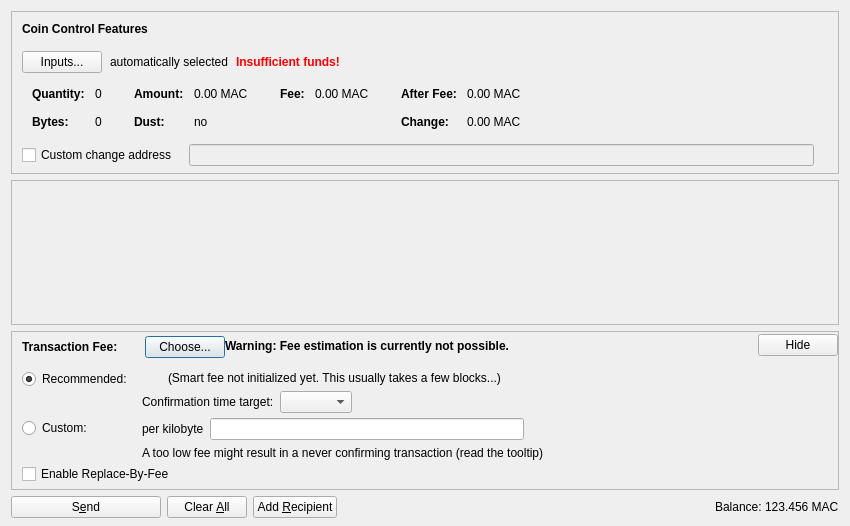
<?xml version="1.0" encoding="UTF-8"?>
<ui version="4.0">
 <class>SendCoinsDialog</class>
 <widget class="QDialog" name="SendCoinsDialog">
  <property name="geometry">
   <rect>
    <x>0</x>
    <y>0</y>
    <width>850</width>
    <height>526</height>
   </rect>
  </property>
  <property name="windowTitle">
   <string>Send Coins</string>
  </property>
  <layout class="QVBoxLayout" name="verticalLayout" stretch="0,1,0,0">
   <property name="bottomMargin">
    <number>8</number>
   </property>
   <item>
    <widget class="QFrame" name="frameCoinControl">
     <property name="sizePolicy">
      <sizepolicy hsizetype="Expanding" vsizetype="Expanding">
       <horstretch>0</horstretch>
       <verstretch>0</verstretch>
      </sizepolicy>
     </property>
     <property name="maximumSize">
      <size>
       <width>16777215</width>
       <height>16777215</height>
      </size>
     </property>
     <property name="frameShape">
      <enum>QFrame::StyledPanel</enum>
     </property>
     <property name="frameShadow">
      <enum>QFrame::Sunken</enum>
     </property>
     <layout class="QVBoxLayout" name="verticalLayoutCoinControl2">
      <property name="spacing">
       <number>0</number>
      </property>
      <property name="leftMargin">
       <number>0</number>
      </property>
      <property name="topMargin">
       <number>0</number>
      </property>
      <property name="rightMargin">
       <number>0</number>
      </property>
      <property name="bottomMargin">
       <number>6</number>
      </property>
      <item>
       <layout class="QVBoxLayout" name="verticalLayoutCoinControl" stretch="0,0,0,0,1">
        <property name="spacing">
         <number>0</number>
        </property>
        <property name="leftMargin">
         <number>10</number>
        </property>
        <property name="topMargin">
         <number>10</number>
        </property>
        <item>
         <layout class="QHBoxLayout" name="horizontalLayoutCoinControl1">
          <property name="bottomMargin">
           <number>15</number>
          </property>
          <item>
           <widget class="QLabel" name="labelCoinControlFeatures">
            <property name="sizePolicy">
             <sizepolicy hsizetype="Preferred" vsizetype="Maximum">
              <horstretch>0</horstretch>
              <verstretch>0</verstretch>
             </sizepolicy>
            </property>
            <property name="font">
             <font>
              <weight>75</weight>
              <bold>true</bold>
             </font>
            </property>
            <property name="styleSheet">
             <string notr="true">font-weight:bold;</string>
            </property>
            <property name="text">
             <string>Coin Control Features</string>
            </property>
           </widget>
          </item>
         </layout>
        </item>
        <item>
         <layout class="QHBoxLayout" name="horizontalLayoutCoinControl2" stretch="0,0,0,0">
          <property name="spacing">
           <number>8</number>
          </property>
          <property name="bottomMargin">
           <number>10</number>
          </property>
          <item>
           <widget class="QPushButton" name="pushButtonCoinControl">
            <property name="styleSheet">
             <string notr="true"/>
            </property>
            <property name="text">
             <string>Inputs...</string>
            </property>
            <property name="autoDefault">
             <bool>false</bool>
            </property>
           </widget>
          </item>
          <item>
           <widget class="QLabel" name="labelCoinControlAutomaticallySelected">
            <property name="text">
             <string>automatically selected</string>
            </property>
            <property name="margin">
             <number>5</number>
            </property>
           </widget>
          </item>
          <item>
           <widget class="QLabel" name="labelCoinControlInsuffFunds">
            <property name="font">
             <font>
              <weight>75</weight>
              <bold>true</bold>
             </font>
            </property>
            <property name="styleSheet">
             <string notr="true">color:red;font-weight:bold;</string>
            </property>
            <property name="text">
             <string>Insufficient funds!</string>
            </property>
            <property name="margin">
             <number>5</number>
            </property>
           </widget>
          </item>
          <item>
           <spacer name="horizontalSpacerCoinControl">
            <property name="orientation">
             <enum>Qt::Horizontal</enum>
            </property>
            <property name="sizeHint" stdset="0">
             <size>
              <width>40</width>
              <height>1</height>
             </size>
            </property>
           </spacer>
          </item>
         </layout>
        </item>
        <item>
         <widget class="QWidget" name="widgetCoinControl" native="true">
          <property name="sizePolicy">
           <sizepolicy hsizetype="Preferred" vsizetype="Preferred">
            <horstretch>0</horstretch>
            <verstretch>0</verstretch>
           </sizepolicy>
          </property>
          <property name="minimumSize">
           <size>
            <width>0</width>
            <height>0</height>
           </size>
          </property>
          <property name="styleSheet">
           <string notr="true"/>
          </property>
          <layout class="QHBoxLayout" name="horizontalLayoutCoinControl5">
           <property name="leftMargin">
            <number>0</number>
           </property>
           <property name="topMargin">
            <number>0</number>
           </property>
           <property name="rightMargin">
            <number>0</number>
           </property>
           <property name="bottomMargin">
            <number>0</number>
           </property>
           <item>
            <layout class="QHBoxLayout" name="horizontalLayoutCoinControl3" stretch="0,0,0,1">
             <property name="spacing">
              <number>20</number>
             </property>
             <property name="topMargin">
              <number>0</number>
             </property>
             <property name="bottomMargin">
              <number>10</number>
             </property>
             <item>
              <layout class="QFormLayout" name="formLayoutCoinControl1">
               <property name="horizontalSpacing">
                <number>10</number>
               </property>
               <property name="verticalSpacing">
                <number>14</number>
               </property>
               <property name="leftMargin">
                <number>10</number>
               </property>
               <property name="topMargin">
                <number>4</number>
               </property>
               <property name="rightMargin">
                <number>6</number>
               </property>
               <item row="0" column="0">
                <widget class="QLabel" name="labelCoinControlQuantityText">
                 <property name="font">
                  <font>
                   <weight>75</weight>
                   <bold>true</bold>
                  </font>
                 </property>
                 <property name="text">
                  <string>Quantity:</string>
                 </property>
                 <property name="margin">
                  <number>0</number>
                 </property>
                </widget>
               </item>
               <item row="0" column="1">
                <widget class="QLabel" name="labelCoinControlQuantity">
                 <property name="cursor">
                  <cursorShape>IBeamCursor</cursorShape>
                 </property>
                 <property name="contextMenuPolicy">
                  <enum>Qt::ActionsContextMenu</enum>
                 </property>
                 <property name="text">
                  <string notr="true">0</string>
                 </property>
                 <property name="margin">
                  <number>0</number>
                 </property>
                 <property name="textInteractionFlags">
                  <set>Qt::LinksAccessibleByMouse|Qt::TextSelectableByKeyboard|Qt::TextSelectableByMouse</set>
                 </property>
                </widget>
               </item>
               <item row="1" column="0">
                <widget class="QLabel" name="labelCoinControlBytesText">
                 <property name="font">
                  <font>
                   <weight>75</weight>
                   <bold>true</bold>
                  </font>
                 </property>
                 <property name="text">
                  <string>Bytes:</string>
                 </property>
                </widget>
               </item>
               <item row="1" column="1">
                <widget class="QLabel" name="labelCoinControlBytes">
                 <property name="cursor">
                  <cursorShape>IBeamCursor</cursorShape>
                 </property>
                 <property name="contextMenuPolicy">
                  <enum>Qt::ActionsContextMenu</enum>
                 </property>
                 <property name="text">
                  <string notr="true">0</string>
                 </property>
                 <property name="textInteractionFlags">
                  <set>Qt::LinksAccessibleByMouse|Qt::TextSelectableByKeyboard|Qt::TextSelectableByMouse</set>
                 </property>
                </widget>
               </item>
              </layout>
             </item>
             <item>
              <layout class="QFormLayout" name="formLayoutCoinControl2">
               <property name="horizontalSpacing">
                <number>10</number>
               </property>
               <property name="verticalSpacing">
                <number>14</number>
               </property>
               <property name="leftMargin">
                <number>6</number>
               </property>
               <property name="topMargin">
                <number>4</number>
               </property>
               <property name="rightMargin">
                <number>6</number>
               </property>
               <item row="0" column="0">
                <widget class="QLabel" name="labelCoinControlAmountText">
                 <property name="font">
                  <font>
                   <weight>75</weight>
                   <bold>true</bold>
                  </font>
                 </property>
                 <property name="text">
                  <string>Amount:</string>
                 </property>
                 <property name="margin">
                  <number>0</number>
                 </property>
                </widget>
               </item>
               <item row="0" column="1">
                <widget class="QLabel" name="labelCoinControlAmount">
                 <property name="cursor">
                  <cursorShape>IBeamCursor</cursorShape>
                 </property>
                 <property name="contextMenuPolicy">
                  <enum>Qt::ActionsContextMenu</enum>
                 </property>
                 <property name="text">
                  <string notr="true">0.00 MAC</string>
                 </property>
                 <property name="textInteractionFlags">
                  <set>Qt::LinksAccessibleByMouse|Qt::TextSelectableByKeyboard|Qt::TextSelectableByMouse</set>
                 </property>
                </widget>
               </item>
               <item row="1" column="0">
                <widget class="QLabel" name="labelCoinControlLowOutputText">
                 <property name="font">
                  <font>
                   <weight>75</weight>
                   <bold>true</bold>
                  </font>
                 </property>
                 <property name="text">
                  <string>Dust:</string>
                 </property>
                </widget>
               </item>
               <item row="1" column="1">
                <widget class="QLabel" name="labelCoinControlLowOutput">
                 <property name="cursor">
                  <cursorShape>IBeamCursor</cursorShape>
                 </property>
                 <property name="contextMenuPolicy">
                  <enum>Qt::ActionsContextMenu</enum>
                 </property>
                 <property name="text">
                  <string notr="true">no</string>
                 </property>
                 <property name="textInteractionFlags">
                  <set>Qt::LinksAccessibleByMouse|Qt::TextSelectableByKeyboard|Qt::TextSelectableByMouse</set>
                 </property>
                </widget>
               </item>
              </layout>
             </item>
             <item>
              <layout class="QFormLayout" name="formLayoutCoinControl3">
               <property name="horizontalSpacing">
                <number>10</number>
               </property>
               <property name="verticalSpacing">
                <number>14</number>
               </property>
               <property name="leftMargin">
                <number>6</number>
               </property>
               <property name="topMargin">
                <number>4</number>
               </property>
               <property name="rightMargin">
                <number>6</number>
               </property>
               <item row="0" column="0">
                <widget class="QLabel" name="labelCoinControlFeeText">
                 <property name="font">
                  <font>
                   <weight>75</weight>
                   <bold>true</bold>
                  </font>
                 </property>
                 <property name="text">
                  <string>Fee:</string>
                 </property>
                 <property name="margin">
                  <number>0</number>
                 </property>
                </widget>
               </item>
               <item row="0" column="1">
                <widget class="QLabel" name="labelCoinControlFee">
                 <property name="cursor">
                  <cursorShape>IBeamCursor</cursorShape>
                 </property>
                 <property name="contextMenuPolicy">
                  <enum>Qt::ActionsContextMenu</enum>
                 </property>
                 <property name="text">
                  <string notr="true">0.00 MAC</string>
                 </property>
                 <property name="textInteractionFlags">
                  <set>Qt::LinksAccessibleByMouse|Qt::TextSelectableByKeyboard|Qt::TextSelectableByMouse</set>
                 </property>
                </widget>
               </item>
              </layout>
             </item>
             <item>
              <layout class="QFormLayout" name="formLayoutCoinControl4">
               <property name="horizontalSpacing">
                <number>10</number>
               </property>
               <property name="verticalSpacing">
                <number>14</number>
               </property>
               <property name="leftMargin">
                <number>6</number>
               </property>
               <property name="topMargin">
                <number>4</number>
               </property>
               <property name="rightMargin">
                <number>6</number>
               </property>
               <item row="0" column="0">
                <widget class="QLabel" name="labelCoinControlAfterFeeText">
                 <property name="font">
                  <font>
                   <weight>75</weight>
                   <bold>true</bold>
                  </font>
                 </property>
                 <property name="text">
                  <string>After Fee:</string>
                 </property>
                 <property name="margin">
                  <number>0</number>
                 </property>
                </widget>
               </item>
               <item row="0" column="1">
                <widget class="QLabel" name="labelCoinControlAfterFee">
                 <property name="cursor">
                  <cursorShape>IBeamCursor</cursorShape>
                 </property>
                 <property name="contextMenuPolicy">
                  <enum>Qt::ActionsContextMenu</enum>
                 </property>
                 <property name="text">
                  <string notr="true">0.00 MAC</string>
                 </property>
                 <property name="textInteractionFlags">
                  <set>Qt::LinksAccessibleByMouse|Qt::TextSelectableByKeyboard|Qt::TextSelectableByMouse</set>
                 </property>
                </widget>
               </item>
               <item row="1" column="0">
                <widget class="QLabel" name="labelCoinControlChangeText">
                 <property name="font">
                  <font>
                   <weight>75</weight>
                   <bold>true</bold>
                  </font>
                 </property>
                 <property name="text">
                  <string>Change:</string>
                 </property>
                </widget>
               </item>
               <item row="1" column="1">
                <widget class="QLabel" name="labelCoinControlChange">
                 <property name="cursor">
                  <cursorShape>IBeamCursor</cursorShape>
                 </property>
                 <property name="contextMenuPolicy">
                  <enum>Qt::ActionsContextMenu</enum>
                 </property>
                 <property name="text">
                  <string notr="true">0.00 MAC</string>
                 </property>
                 <property name="textInteractionFlags">
                  <set>Qt::LinksAccessibleByMouse|Qt::TextSelectableByKeyboard|Qt::TextSelectableByMouse</set>
                 </property>
                </widget>
               </item>
              </layout>
             </item>
            </layout>
           </item>
          </layout>
         </widget>
        </item>
        <item>
         <layout class="QHBoxLayout" name="horizontalLayoutCoinControl4" stretch="0,0,0">
          <property name="spacing">
           <number>12</number>
          </property>
          <property name="sizeConstraint">
           <enum>QLayout::SetDefaultConstraint</enum>
          </property>
          <property name="topMargin">
           <number>5</number>
          </property>
          <property name="rightMargin">
           <number>5</number>
          </property>
          <item>
           <widget class="QCheckBox" name="checkBoxCoinControlChange">
            <property name="toolTip">
             <string>If this is activated, but the change address is empty or invalid, change will be sent to a newly generated address.</string>
            </property>
            <property name="text">
             <string>Custom change address</string>
            </property>
           </widget>
          </item>
          <item>
           <widget class="QValidatedLineEdit" name="lineEditCoinControlChange">
            <property name="enabled">
             <bool>false</bool>
            </property>
            <property name="sizePolicy">
             <sizepolicy hsizetype="Expanding" vsizetype="Fixed">
              <horstretch>0</horstretch>
              <verstretch>0</verstretch>
             </sizepolicy>
            </property>
           </widget>
          </item>
          <item>
           <widget class="QLabel" name="labelCoinControlChangeLabel">
            <property name="sizePolicy">
             <sizepolicy hsizetype="Preferred" vsizetype="Expanding">
              <horstretch>0</horstretch>
              <verstretch>0</verstretch>
             </sizepolicy>
            </property>
            <property name="minimumSize">
             <size>
              <width>0</width>
              <height>0</height>
             </size>
            </property>
            <property name="text">
             <string/>
            </property>
            <property name="margin">
             <number>3</number>
            </property>
           </widget>
          </item>
         </layout>
        </item>
        <item>
         <spacer name="verticalSpacerCoinControl">
          <property name="orientation">
           <enum>Qt::Vertical</enum>
          </property>
          <property name="sizeHint" stdset="0">
           <size>
            <width>800</width>
            <height>1</height>
           </size>
          </property>
         </spacer>
        </item>
       </layout>
      </item>
     </layout>
    </widget>
   </item>
   <item>
    <widget class="QScrollArea" name="scrollArea">
     <property name="widgetResizable">
      <bool>true</bool>
     </property>
     <widget class="QWidget" name="scrollAreaWidgetContents">
      <property name="geometry">
       <rect>
        <x>0</x>
        <y>0</y>
        <width>830</width>
        <height>104</height>
       </rect>
      </property>
      <layout class="QVBoxLayout" name="verticalLayout_2" stretch="0,1">
       <property name="leftMargin">
        <number>0</number>
       </property>
       <property name="topMargin">
        <number>0</number>
       </property>
       <property name="rightMargin">
        <number>0</number>
       </property>
       <property name="bottomMargin">
        <number>0</number>
       </property>
       <item>
        <layout class="QVBoxLayout" name="entries">
         <property name="spacing">
          <number>6</number>
         </property>
        </layout>
       </item>
       <item>
        <spacer name="verticalSpacer">
         <property name="orientation">
          <enum>Qt::Vertical</enum>
         </property>
         <property name="sizeHint" stdset="0">
          <size>
           <width>20</width>
           <height>40</height>
          </size>
         </property>
        </spacer>
       </item>
      </layout>
     </widget>
    </widget>
   </item>
   <item>
    <widget class="QFrame" name="frameFee">
     <property name="sizePolicy">
      <sizepolicy hsizetype="Expanding" vsizetype="Expanding">
       <horstretch>0</horstretch>
       <verstretch>0</verstretch>
      </sizepolicy>
     </property>
     <property name="maximumSize">
      <size>
       <width>16777215</width>
       <height>16777215</height>
      </size>
     </property>
     <property name="frameShape">
      <enum>QFrame::StyledPanel</enum>
     </property>
     <property name="frameShadow">
      <enum>QFrame::Sunken</enum>
     </property>
     <layout class="QVBoxLayout" name="verticalLayoutFee1">
      <property name="spacing">
       <number>0</number>
      </property>
      <property name="leftMargin">
       <number>0</number>
      </property>
      <property name="topMargin">
       <number>0</number>
      </property>
      <property name="rightMargin">
       <number>0</number>
      </property>
      <property name="bottomMargin">
       <number>0</number>
      </property>
      <item>
       <layout class="QVBoxLayout" name="verticalLayoutFee2" stretch="0,0,0">
        <property name="spacing">
         <number>0</number>
        </property>
        <property name="leftMargin">
         <number>10</number>
        </property>
        <property name="topMargin">
         <number>0</number>
        </property>
        <item>
         <layout class="QHBoxLayout" name="horizontalLayoutFee1">
          <property name="bottomMargin">
           <number>0</number>
          </property>
          <item>
           <layout class="QVBoxLayout" name="verticalLayoutFee7">
            <property name="spacing">
             <number>0</number>
            </property>
            <item>
             <spacer name="verticalSpacerSmartFee">
              <property name="orientation">
               <enum>Qt::Vertical</enum>
              </property>
              <property name="sizeType">
               <enum>QSizePolicy::Fixed</enum>
              </property>
              <property name="sizeHint" stdset="0">
               <size>
                <width>1</width>
                <height>4</height>
               </size>
              </property>
             </spacer>
            </item>
            <item>
             <layout class="QHBoxLayout" name="horizontalLayoutSmartFee">
              <property name="spacing">
               <number>10</number>
              </property>
              <item>
               <widget class="QLabel" name="labelFeeHeadline">
                <property name="sizePolicy">
                 <sizepolicy hsizetype="Preferred" vsizetype="Maximum">
                  <horstretch>0</horstretch>
                  <verstretch>0</verstretch>
                 </sizepolicy>
                </property>
                <property name="font">
                 <font>
                  <weight>75</weight>
                  <bold>true</bold>
                 </font>
                </property>
                <property name="styleSheet">
                 <string notr="true">font-weight:bold;</string>
                </property>
                <property name="text">
                 <string>Transaction Fee:</string>
                </property>
               </widget>
              </item>
              <item>
               <widget class="QLabel" name="labelFeeMinimized">
                <property name="text">
                 <string/>
                </property>
               </widget>
              </item>
              <item>
               <widget class="QPushButton" name="buttonChooseFee">
                <property name="text">
                 <string>Choose...</string>
                </property>
               </widget>
              </item>
             </layout>
            </item>
            <item>
             <spacer name="verticalSpacer_5">
              <property name="orientation">
               <enum>Qt::Vertical</enum>
              </property>
              <property name="sizeHint" stdset="0">
               <size>
                <width>1</width>
                <height>1</height>
               </size>
              </property>
             </spacer>
            </item>
           </layout>
          </item>
          <item>
           <widget class="QLabel" name="fallbackFeeWarningLabel">
            <property name="toolTip">
             <string>Using the fallbackfee can result in sending a transaction that will take several hours or days (or never) to confirm. Consider choosing your fee manually or wait until you have validated the complete chain.</string>
            </property>
            <property name="font">
            <font>
                <weight>75</weight>
                <bold>true</bold>
            </font>
            </property>
            <property name="text">
             <string>Warning: Fee estimation is currently not possible.</string>
            </property>
            <property name="wordWrap">
             <bool>false</bool>
            </property>
           </widget>
          </item>
          <item>
           <spacer name="horizontalSpacer_4">
            <property name="orientation">
             <enum>Qt::Horizontal</enum>
            </property>
            <property name="sizeType">
             <enum>QSizePolicy::MinimumExpanding</enum>
            </property>
            <property name="sizeHint" stdset="0">
             <size>
              <width>40</width>
              <height>20</height>
             </size>
            </property>
           </spacer>
          </item>
          <item>
           <widget class="QPushButton" name="buttonMinimizeFee">
            <property name="toolTip">
             <string>Hide transaction fee settings</string>
            </property>
            <property name="text">
             <string>Hide</string>
            </property>
           </widget>
          </item>
         </layout>
        </item>
        <item>
         <widget class="QFrame" name="frameFeeSelection">
          <layout class="QVBoxLayout" name="verticalLayoutFee12">
           <property name="spacing">
            <number>0</number>
           </property>
           <property name="leftMargin">
            <number>0</number>
           </property>
           <property name="topMargin">
            <number>0</number>
           </property>
           <property name="rightMargin">
            <number>0</number>
           </property>
           <property name="bottomMargin">
            <number>0</number>
           </property>
           <item>
            <layout class="QGridLayout" name="gridLayoutFee">
             <property name="topMargin">
              <number>10</number>
             </property>
             <property name="bottomMargin">
              <number>4</number>
             </property>
             <property name="horizontalSpacing">
              <number>10</number>
             </property>
             <property name="verticalSpacing">
              <number>4</number>
             </property>
             <item row="1" column="1">
              <layout class="QVBoxLayout" name="verticalLayoutFee8">
               <property name="spacing">
                <number>6</number>
               </property>
               <item>
                <layout class="QHBoxLayout" name="horizontalLayoutFee13">
                 <item>
                  <widget class="QLabel" name="labelCustomPerKilobyte">
                   <property name="toolTip">
                    <string>Specify a custom fee per kB (1,000 bytes) of the transaction's virtual size.

Note:  Since the fee is calculated on a per-byte basis, a fee of "100 satoshis per kB" for a transaction size of 500 bytes (half of 1 kB) would ultimately yield a fee of only 50 satoshis.</string>
                   </property>
                   <property name="text">
                    <string>per kilobyte</string>
                   </property>
                  </widget>
                 </item>
                 <item>
                  <widget class="MantleAmountField" name="customFee"/>
                 </item>
                 <item>
                  <spacer name="horizontalSpacer_6">
                   <property name="orientation">
                    <enum>Qt::Horizontal</enum>
                   </property>
                   <property name="sizeHint" stdset="0">
                    <size>
                     <width>1</width>
                     <height>1</height>
                    </size>
                   </property>
                  </spacer>
                 </item>
                </layout>
               </item>
               <item>
                <layout class="QHBoxLayout" name="horizontalLayoutFee8">
                 <item>
                  <widget class="QLabel" name="labelCustomFeeWarning">
                   <property name="enabled">
                    <bool>true</bool>
                   </property>
                   <property name="toolTip">
                    <string>When there is less transaction volume than space in the blocks, miners as well as relaying nodes may enforce a minimum fee. Paying only this minimum fee is just fine, but be aware that this can result in a never confirming transaction once there is more demand for mantle transactions than the network can process.</string>
                   </property>
                   <property name="text">
                    <string>A too low fee might result in a never confirming transaction (read the tooltip)</string>
                   </property>
                  </widget>
                 </item>
                 <item>
                  <spacer name="horizontalSpacer_2">
                   <property name="orientation">
                    <enum>Qt::Horizontal</enum>
                   </property>
                   <property name="sizeHint" stdset="0">
                    <size>
                     <width>1</width>
                     <height>1</height>
                    </size>
                   </property>
                  </spacer>
                 </item>
                </layout>
               </item>
              </layout>
             </item>
             <item row="0" column="0">
              <layout class="QVBoxLayout" name="verticalLayoutFee4" stretch="0,1">
               <item>
                <widget class="QRadioButton" name="radioSmartFee">
                 <property name="text">
                  <string>Recommended:</string>
                 </property>
                 <property name="checked">
                  <bool>true</bool>
                 </property>
                 <attribute name="buttonGroup">
                  <string notr="true">groupFee</string>
                 </attribute>
                </widget>
               </item>
               <item>
                <spacer name="verticalSpacer_2">
                 <property name="orientation">
                  <enum>Qt::Vertical</enum>
                 </property>
                 <property name="sizeHint" stdset="0">
                  <size>
                   <width>1</width>
                   <height>1</height>
                  </size>
                 </property>
                </spacer>
               </item>
              </layout>
             </item>
             <item row="1" column="0">
              <layout class="QVBoxLayout" name="verticalLayoutFee9" stretch="0,1">
               <item>
                <widget class="QRadioButton" name="radioCustomFee">
                 <property name="text">
                  <string>Custom:</string>
                 </property>
                 <attribute name="buttonGroup">
                  <string notr="true">groupFee</string>
                 </attribute>
                </widget>
               </item>
               <item>
                <spacer name="verticalSpacer_6">
                 <property name="orientation">
                  <enum>Qt::Vertical</enum>
                 </property>
                 <property name="sizeHint" stdset="0">
                  <size>
                   <width>1</width>
                   <height>1</height>
                  </size>
                 </property>
                </spacer>
               </item>
              </layout>
             </item>
             <item row="0" column="1">
              <layout class="QVBoxLayout" name="verticalLayoutFee3" stretch="0,0,1">
               <property name="spacing">
                <number>6</number>
               </property>
               <property name="topMargin">
                <number>2</number>
               </property>
               <item>
                <layout class="QHBoxLayout" name="horizontalLayoutFee12">
                 <item>
                  <widget class="QLabel" name="labelSmartFee">
                   <property name="text">
                    <string/>
                   </property>
                  </widget>
                 </item>
                 <item>
                  <widget class="QLabel" name="labelFeeEstimation">
                   <property name="text">
                    <string/>
                   </property>
                  </widget>
                 </item>
                 <item>
                  <widget class="QLabel" name="labelSmartFee2">
                   <property name="text">
                    <string>(Smart fee not initialized yet. This usually takes a few blocks...)</string>
                   </property>
                  </widget>
                 </item>
                 <item>
                  <spacer name="horizontalSpacer_5">
                   <property name="orientation">
                    <enum>Qt::Horizontal</enum>
                   </property>
                   <property name="sizeHint" stdset="0">
                    <size>
                     <width>1</width>
                     <height>1</height>
                    </size>
                   </property>
                  </spacer>
                 </item>
                </layout>
               </item>
               <item>
                <layout class="QHBoxLayout" name="horizontalLayoutFee9">
                 <item>
                  <layout class="QVBoxLayout" name="verticalLayoutFee6">
                   <item>
                    <widget class="QLabel" name="labelSmartFee3">
                     <property name="text">
                      <string>Confirmation time target:</string>
                     </property>
                    </widget>
                   </item>
                  </layout>
                 </item>
                 <item>
                  <layout class="QVBoxLayout" name="verticalLayoutFee5">
                   <property name="rightMargin">
                    <number>30</number>
                   </property>
                   <item>
                    <layout class="QHBoxLayout" name="horizontalLayoutConfTarget">
                     <property name="bottomMargin">
                      <number>0</number>
                     </property>
                     <item>
                      <widget class="QComboBox" name="confTargetSelector"/>
                     </item>
                     <item>
                      <spacer name="horizontalSpacerConfTarget">
                       <property name="orientation">
                        <enum>Qt::Horizontal</enum>
                       </property>
                       <property name="sizeHint" stdset="0">
                        <size>
                         <width>40</width>
                         <height>20</height>
                        </size>
                       </property>
                      </spacer>
                     </item>
                    </layout>
                   </item>
                  </layout>
                 </item>
                </layout>
               </item>
               <item>
                <spacer name="verticalSpacer_4">
                 <property name="orientation">
                  <enum>Qt::Vertical</enum>
                 </property>
                 <property name="sizeHint" stdset="0">
                  <size>
                   <width>1</width>
                   <height>1</height>
                  </size>
                 </property>
                </spacer>
               </item>
              </layout>
             </item>
            </layout>
           </item>
           <item>
            <widget class="QCheckBox" name="optInRBF">
             <property name="text">
              <string>Enable Replace-By-Fee</string>
             </property>
             <property name="toolTip">
              <string>With Replace-By-Fee (BIP-125) you can increase a transaction's fee after it is sent. Without this, a higher fee may be recommended to compensate for increased transaction delay risk.</string>
             </property>
            </widget>
           </item>
          </layout>
         </widget>
        </item>
        <item>
         <spacer name="verticalSpacerFee">
          <property name="orientation">
           <enum>Qt::Vertical</enum>
          </property>
          <property name="sizeHint" stdset="0">
           <size>
            <width>40</width>
            <height>5</height>
           </size>
          </property>
         </spacer>
        </item>
       </layout>
      </item>
     </layout>
    </widget>
   </item>
   <item>
    <layout class="QHBoxLayout" name="horizontalLayout">
     <item>
      <widget class="QPushButton" name="sendButton">
       <property name="minimumSize">
        <size>
         <width>150</width>
         <height>0</height>
        </size>
       </property>
       <property name="toolTip">
        <string>Confirm the send action</string>
       </property>
       <property name="text">
        <string>S&amp;end</string>
       </property>
       <property name="icon">
        <iconset resource="../mantle.qrc">
         <normaloff>:/icons/send</normaloff>:/icons/send</iconset>
       </property>
       <property name="autoDefault">
        <bool>false</bool>
       </property>
       <property name="default">
        <bool>false</bool>
       </property>
      </widget>
     </item>
     <item>
      <widget class="QPushButton" name="clearButton">
       <property name="sizePolicy">
        <sizepolicy hsizetype="Minimum" vsizetype="Fixed">
         <horstretch>0</horstretch>
         <verstretch>0</verstretch>
        </sizepolicy>
       </property>
       <property name="toolTip">
        <string>Clear all fields of the form.</string>
       </property>
       <property name="text">
        <string>Clear &amp;All</string>
       </property>
       <property name="icon">
        <iconset resource="../mantle.qrc">
         <normaloff>:/icons/remove</normaloff>:/icons/remove</iconset>
       </property>
       <property name="autoDefault">
        <bool>false</bool>
       </property>
      </widget>
     </item>
     <item>
      <widget class="QPushButton" name="addButton">
       <property name="toolTip">
        <string>Send to multiple recipients at once</string>
       </property>
       <property name="text">
        <string>Add &amp;Recipient</string>
       </property>
       <property name="icon">
        <iconset resource="../mantle.qrc">
         <normaloff>:/icons/add</normaloff>:/icons/add</iconset>
       </property>
       <property name="autoDefault">
        <bool>false</bool>
       </property>
      </widget>
     </item>
     <item>
      <spacer name="horizontalSpacer">
       <property name="orientation">
        <enum>Qt::Horizontal</enum>
       </property>
       <property name="sizeHint" stdset="0">
        <size>
         <width>40</width>
         <height>20</height>
        </size>
       </property>
      </spacer>
     </item>
     <item>
      <layout class="QHBoxLayout" name="horizontalLayout_2">
       <property name="spacing">
        <number>3</number>
       </property>
       <item>
        <widget class="QLabel" name="labelBalanceName">
         <property name="sizePolicy">
          <sizepolicy hsizetype="Preferred" vsizetype="Fixed">
           <horstretch>0</horstretch>
           <verstretch>0</verstretch>
          </sizepolicy>
         </property>
         <property name="text">
          <string>Balance:</string>
         </property>
        </widget>
       </item>
       <item>
        <widget class="QLabel" name="labelBalance">
         <property name="sizePolicy">
          <sizepolicy hsizetype="Preferred" vsizetype="Fixed">
           <horstretch>0</horstretch>
           <verstretch>0</verstretch>
          </sizepolicy>
         </property>
         <property name="cursor">
          <cursorShape>IBeamCursor</cursorShape>
         </property>
         <property name="text">
          <string notr="true">123.456 MAC</string>
         </property>
         <property name="textInteractionFlags">
          <set>Qt::LinksAccessibleByMouse|Qt::TextSelectableByKeyboard|Qt::TextSelectableByMouse</set>
         </property>
        </widget>
       </item>
      </layout>
     </item>
    </layout>
   </item>
  </layout>
 </widget>
 <customwidgets>
  <customwidget>
   <class>QValidatedLineEdit</class>
   <extends>QLineEdit</extends>
   <header>qt/qvalidatedlineedit.h</header>
  </customwidget>
  <customwidget>
   <class>MantleAmountField</class>
   <extends>QLineEdit</extends>
   <header>qt/mantleamountfield.h</header>
   <container>1</container>
  </customwidget>
 </customwidgets>
 <resources>
  <include location="../mantle.qrc"/>
 </resources>
 <connections/>
 <buttongroups>
  <buttongroup name="groupFee"/>
 </buttongroups>
</ui>
